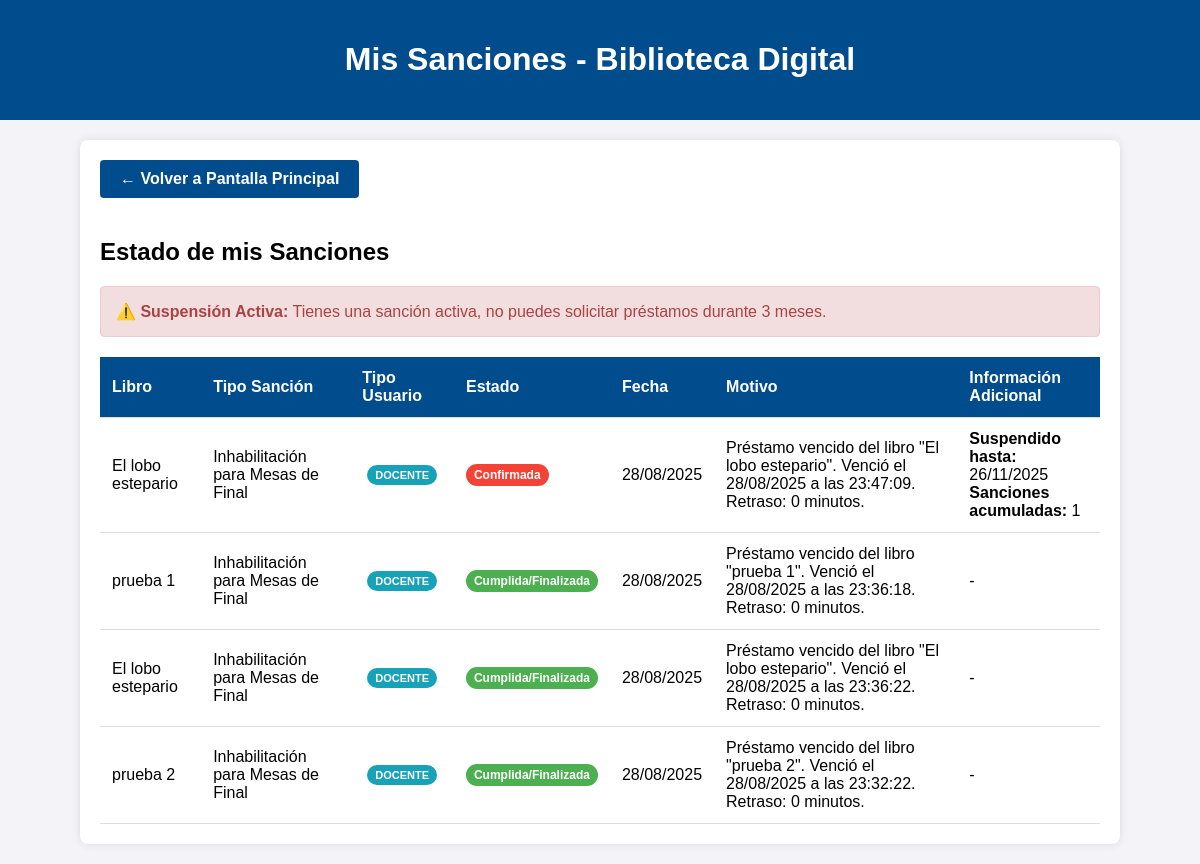
The app's page /libros/mis-sanciones/ (signed in) with its own data.
### libros/models.py (models this page shows, shortened)
class Sancion(models.Model):
    TIPO_CHOICES = (
        ('inhabilitacion_mesas', 'Inhabilitación para Mesas de Final'),
        ('suspension_prestamos', 'Suspensión de Préstamos'),
    )
    ESTADO_CHOICES = (
        ('pendiente', 'Pendiente de Revisión'),
        ('confirmada', 'Confirmada'),
        ('cancelada', 'Cancelada'),
        ('cumplida', 'Cumplida/Finalizada'),
    )
    TIPO_USUARIO_SANCION_CHOICES = (
        ('alumno', 'Alumno'),
        ('docente', 'Docente'),
    )
    id_sancion = models.AutoField(primary_key=True)
    usuario = models.ForeignKey(Usuario, on_delete=models.CASCADE, related_name='sanciones')
    prestamo = models.ForeignKey(Prestamo, on_delete=models.CASCADE, related_name='sanciones')
    tipo_sancion = models.CharField(max_length=30, choices=TIPO_CHOICES, default='inhabilitacion_mesas')
    estado = models.CharField(max_length=15, choices=ESTADO_CHOICES, default='pendiente')
    tipo_usuario_sancion = models.CharField(
        max_length=10,
        choices=TIPO_USUARIO_SANCION_CHOICES,
        default='alumno',
        help_text="Tipo de usuario al que se aplica la sanción"
    )
    fecha_suspension_hasta = models.DateTimeField(
        null=True,
        blank=True,
        help_text="Fecha hasta la que está suspendido el docente (3 meses)"
    )
    acumulado_sanciones = models.IntegerField(
        default=0,
        help_text="Número de sanciones acumuladas del docente"
    )
    fecha_creacion = models.DateTimeField(auto_now_add=True)
    fecha_confirmacion = models.DateTimeField(null=True, blank=True)
    fecha_finalizacion = models.DateTimeField(null=True, blank=True)
    motivo = models.TextField(default='Préstamo vencido')
    observaciones_bibliotecaria = models.TextField(blank=True, null=True)
    libro_devuelto_catalogo = models.BooleanField(default=False)
    fecha_devolucion_catalogo = models.DateTimeField(null=True, blank=True)
    class Meta:
        ordering = ['-fecha_creacion']

class Prestamo(models.Model):
    ESTADO_CHOICES = (
        ('solicitado', 'Reserva Solicitada'),
        ('aprobado_reserva', 'Reserva Aprobada'),
        ('aprobado', 'Préstamo Activo'),
        ('rechazado', 'Reserva Rechazada'),
        ('finalizado', 'Finalizado'),
        ('vencido', 'Vencido'),
    )
    TIPO_CHOICES = (
        ('domicilio', 'Préstamo a Domicilio'),
        ('aula', 'Préstamo en Aula'),
    )
    TIPO_USUARIO_CHOICES = (
        ('alumno', 'Alumno'),
        ('profesor', 'Profesor'),
    )
    id_prestamo = models.AutoField(primary_key=True)
    usuario = models.ForeignKey(Usuario, on_delete=models.CASCADE, related_name='prestamos_usuario', null=True, blank=True)
    nombre_usuario = models.CharField(max_length=255)
    email_usuario = models.EmailField()
    libro = models.ForeignKey(Libro, on_delete=models.CASCADE, related_name='prestamos')
    fecha_solicitud = models.DateTimeField(auto_now_add=True)
    fecha_aprobacion = models.DateTimeField(null=True, blank=True)
    fecha_devolucion_programada = models.DateTimeField(null=True, blank=True)
    fecha_devolucion_real = models.DateTimeField(null=True, blank=True)
    fecha_limite_reserva = models.DateTimeField(null=True, blank=True)
    estado = models.CharField(max_length=20, choices=ESTADO_CHOICES, default='solicitado')
    tipo_prestamo = models.CharField(max_length=10, choices=TIPO_CHOICES, default='domicilio')
    tipo_usuario = models.CharField(max_length=10, choices=TIPO_USUARIO_CHOICES, default='alumno')
    motivo_rechazo = models.TextField(blank=True, null=True)
    observaciones = models.TextField(blank=True, null=True)
    fecha_retiro_real = models.DateTimeField(null=True, blank=True)
    extension_solicitada = models.BooleanField(default=False)
    fecha_extension = models.DateTimeField(null=True, blank=True)
    motivo_extension = models.TextField(blank=True, null=True)

class Inventario(models.Model):
    id_inventario = models.AutoField(primary_key=True)
    estado = models.CharField(max_length=255, null=True, default="Disponible")
    motivo_baja = models.CharField(max_length=255, null=True)
    descripcion = models.TextField(null=True)
    num_ejemplar = models.IntegerField(null=True)
    imagen_rota = models.ImageField(
        upload_to='imagenes_rota/', null=True, blank=True)

class Libro(Inventario):
    id_libro = models.AutoField(primary_key=True)
    titulo = models.CharField(max_length=255)
    autor = models.CharField(max_length=255)
    editorial = models.CharField(max_length=255)
    clasificacion_cdu = models.CharField(max_length=255, null=False, default='Sin clasificar')
    siglas_autor_titulo = models.CharField(max_length=255, null=False, default='ABC')
    num_inventario = models.IntegerField(null=False, default=1)
    resumen = models.TextField()
    etiqueta_palabra_clave = models.TextField(default='Roma,Historia,Clasica')
    sede = models.TextField(default='La Plata')
    disponibilidad = models.CharField(max_length=255, null=True, default="Disponible")
    observaciones = models.TextField(default='Esta es una observación')
    img = models.URLField()

### libros/views.py (the view)
# urls.py: path('mis-sanciones/', views.mis_sanciones, name='mis_sanciones'),
@login_required
def mis_sanciones(request):
    sanciones = Sancion.objects.filter(usuario=request.user).order_by('-fecha_creacion')
    sanciones_activas = sanciones.filter(estado='confirmada')
    context = {
        'sanciones': sanciones,
        'sanciones_activas': sanciones_activas,
        'tiene_sanciones_activas': sanciones_activas.exists(),
    }
    return render(request, 'libros/mis_sanciones.html', context)

### libros/models.py (called while the page is built)
    def tiene_sanciones_criticas(self):
        if self.perfil != 'bibliotecaria':  # Solo verificar para usuarios normales
            sanciones_docente = self.sanciones.filter(
                tipo_usuario_sancion='docente',
                estado='confirmada'
            ).count()
            return sanciones_docente >= 3
        return False

### libros/templates/libros/mis_sanciones.html (shortened to what this page needs)
<!DOCTYPE html>
<html lang="es">
<head>
</head>
<body>
    <header>
        <h1>Mis Sanciones - Biblioteca Digital</h1>
    </header>
    <div class="container">
        <a href="{% url 'pantalla_principal' %}" class="btn-volver">← Volver a Pantalla Principal</a>
        <h2>Estado de mis Sanciones</h2>
        {% if tiene_sanciones_activas %}
            {% if user.perfil == 'docente' %}
                {% if user.tiene_sanciones_criticas %}
                    <div class="alert-critical">
                        <strong>🚫 COMPENSACIÓN REQUERIDA:</strong> Tienes 3 sanciones activas, debes devolver el material y traer un extra a su elección para compensar!
                    </div>
                {% else %}
                    <div class="alert-danger">
                        <strong>⚠️ Suspensión Activa:</strong> Tienes una sanción activa, no puedes solicitar préstamos durante 3 meses.
                    </div>
                {% endif %}
            {% else %}
                <div class="alert-warning">
                    <strong>⚠️ Atención:</strong> Tienes sanciones activas que te impiden inscribirte a mesas de final.
                    Para resolver esta situación, acércate a la biblioteca para devolver el material prestado.
                </div>
            {% endif %}
        {% endif %}
        {% if sanciones %}
        <table>
            <thead>
                <tr>
                    <th>Libro</th>
                    <th>Tipo Sanción</th>
                    <th>Tipo Usuario</th>
                    <th>Estado</th>
                    <th>Fecha</th>
                    <th>Motivo</th>
                    <th>Información Adicional</th>
                </tr>
            </thead>
            <tbody>
                {% for sancion in sanciones %}
                <tr>
                    <td>{{ sancion.prestamo.libro.titulo }}</td>
                    <td>{{ sancion.get_tipo_sancion_display }}</td>
                    <td>
                        {% if sancion.tipo_usuario_sancion == 'docente' %}
                            <span class="tipo-sancion-badge docente-badge">DOCENTE</span>
                        {% else %}
                            <span class="tipo-sancion-badge alumno-badge">ALUMNO</span>
                        {% endif %}
                    </td>
                    <td>
                        <span class="sancion-badge sancion-{{ sancion.estado }}">
                            {{ sancion.get_estado_display }}
                        </span>
                    </td>
                    <td>
                        {% if sancion.estado == 'confirmada' %}
                            {{ sancion.fecha_confirmacion|date:"d/m/Y" }}
                        {% else %}
                            {{ sancion.fecha_creacion|date:"d/m/Y" }}
                        {% endif %}
                    </td>
                    <td>{{ sancion.motivo }}</td>
                    <td>
                        {% if sancion.tipo_usuario_sancion == 'docente' and sancion.estado == 'confirmada' %}
                            {% if sancion.fecha_suspension_hasta %}
                                <strong>Suspendido hasta:</strong><br>
                                {{ sancion.fecha_suspension_hasta|date:"d/m/Y" }}
                            {% endif %}
                            {% if sancion.acumulado_sanciones > 0 %}
                                <br><strong>Sanciones acumuladas:</strong> {{ sancion.acumulado_sanciones }}
                            {% endif %}
                        {% elif sancion.tipo_usuario_sancion == 'alumno' and sancion.estado == 'confirmada' %}
                            <span style="color: #f44336;">Inhabilitado para mesas de final</span>
                        {% else %}
                            -
                        {% endif %}
                    </td>
                </tr>
                {% endfor %}
            </tbody>
        </table>
        {% else %}
        <p style="text-align: center; color: #666; font-style: italic;">
            No tienes sanciones registradas.
        </p>
        {% endif %}
    </div>
</body>
</html>

### libros/templates/libros/mis_sanciones.html (style rules this page uses)
body { font-family: 'Calibri', 'Arial', sans-serif; background-color: #f4f4f8; margin: 0; padding: 0; }
header { background-color: #004c8c; color: white; text-align: center; padding: 20px; }
.container { max-width: 1000px; margin: 20px auto; background-color: white; padding: 20px; border-radius: 8px; box-shadow: 0 0 10px rgba(0, 0, 0, 0.1); }
.btn-volver { display: inline-block; padding: 10px 20px; background-color: #004c8c; color: white; text-decoration: none; border-radius: 4px; margin-bottom: 20px; font-weight: bold; }
.alert-danger { background-color: #f2dede; border: 1px solid #ebccd1; color: #a94442; padding: 15px; border-radius: 4px; margin-bottom: 20px; }
table { width: 100%; border-collapse: collapse; margin-top: 20px; }
th, td { padding: 12px; text-align: left; border-bottom: 1px solid #ddd; }
th { background-color: #004c8c; color: white; }
.sancion-badge { display: inline-block; padding: 4px 8px; border-radius: 20px; font-size: 12px; font-weight: bold; color: white; }
.sancion-confirmada { background-color: #f44336; }
.sancion-cumplida { background-color: #4caf50; }
.tipo-sancion-badge { display: inline-block; padding: 4px 8px; border-radius: 12px; font-size: 11px; font-weight: bold; color: white; margin-left: 5px; }
.docente-badge { background-color: #17a2b8; }

### records on screen
Sancion: prestamo.libro.titulo "El lobo estepario", tipo_sancion "Inhabilitación para Mesas de Final", tipo_usuario_sancion "DOCENTE", estado "Confirmada", fecha_confirmacion "28/08/2025", motivo "Préstamo vencido del libro \"El lobo estepario\". Venció el 28/08/2025 a las 23:47:09. Retraso: 0 minutos.", fecha_suspension_hasta "26/11/2025", acumulado_sanciones "1"
Sancion: prestamo.libro.titulo "prueba 1", tipo_sancion "Inhabilitación para Mesas de Final", tipo_usuario_sancion "DOCENTE", estado "Cumplida/Finalizada", fecha_creacion "28/08/2025", motivo "Préstamo vencido del libro \"prueba 1\". Venció el 28/08/2025 a las 23:36:18. Retraso: 0 minutos."
Sancion: prestamo.libro.titulo "El lobo estepario", tipo_sancion "Inhabilitación para Mesas de Final", tipo_usuario_sancion "DOCENTE", estado "Cumplida/Finalizada", fecha_creacion "28/08/2025", motivo "Préstamo vencido del libro \"El lobo estepario\". Venció el 28/08/2025 a las 23:36:22. Retraso: 0 minutos."
Sancion: prestamo.libro.titulo "prueba 2", tipo_sancion "Inhabilitación para Mesas de Final", tipo_usuario_sancion "DOCENTE", estado "Cumplida/Finalizada", fecha_creacion "28/08/2025", motivo "Préstamo vencido del libro \"prueba 2\". Venció el 28/08/2025 a las 23:32:22. Retraso: 0 minutos."
